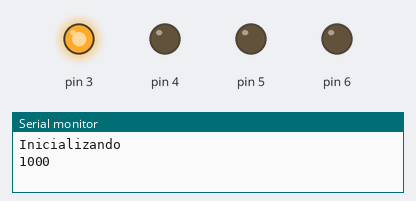
Bench run of a sketch on a simulated Arduino Uno, built with avr-gcc and run on an emulated ATmega328P. Parts: output pins drawn as LEDs (lit = HIGH), the last lines printed to the serial monitor.

Above: at 0.2 s.
At 1.2 s:
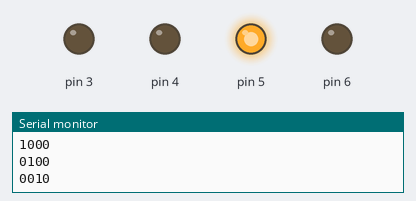
At 2.7 s:
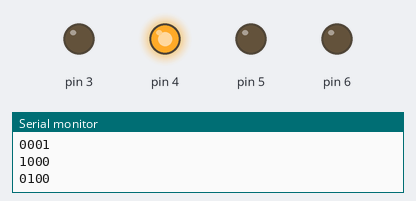
At 3.7 s:
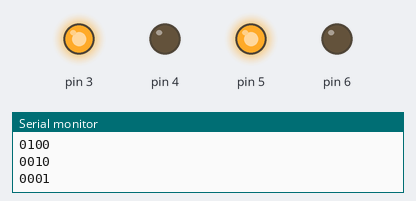
Timing chart, 0 to 4.6 s (numbered marks = the images above):
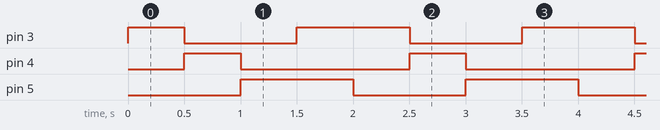

The sketch:

envio_de_lucecitas_tunning.ino
```cpp
void setup() {
 pinMode(3,OUTPUT);
 pinMode(4,OUTPUT);
 pinMode(5,OUTPUT);
 pinMode(6,OUTPUT);
 Serial.begin(9600);
 Serial.println("Inicializando");
}

void loop() {


  digitalWrite(3,HIGH);
  Serial.print(1);
  digitalWrite(4,LOW);
  Serial.print(0);
  digitalWrite(5,LOW);
  Serial.print(0);
  digitalWrite(6,LOW);
  Serial.println(0);
  delay(500);


  digitalWrite(3,LOW);
  Serial.print(0);
  digitalWrite(4,HIGH);
  Serial.print(1);
  digitalWrite(5,LOW);
  Serial.print(0);
  digitalWrite(6,LOW);
  Serial.println(0);
  delay(500);


  digitalWrite(3,LOW);
  Serial.print(0);
  digitalWrite(4,LOW);
  Serial.print(0);
  digitalWrite(5,HIGH);
  Serial.print(1);
  digitalWrite(6,LOW);
  Serial.println(0);
  delay(500);

  digitalWrite(3,LOW);
  Serial.print(0);
  digitalWrite(3,LOW);
  Serial.print(0);
  digitalWrite(3,LOW);
  Serial.print(0);
  digitalWrite(3,HIGH);
  Serial.println(1);
  delay(500);


}
```

Measured:
- by itself, pin 3: repeats every 2.0 s: LOW 1.0 s, HIGH 1.0 s
- by itself, pin 4: alternates HIGH for 0.50 s and LOW for 1.5 s
- by itself, pin 5: alternates HIGH for 1.0 s and LOW for 1.0 s
